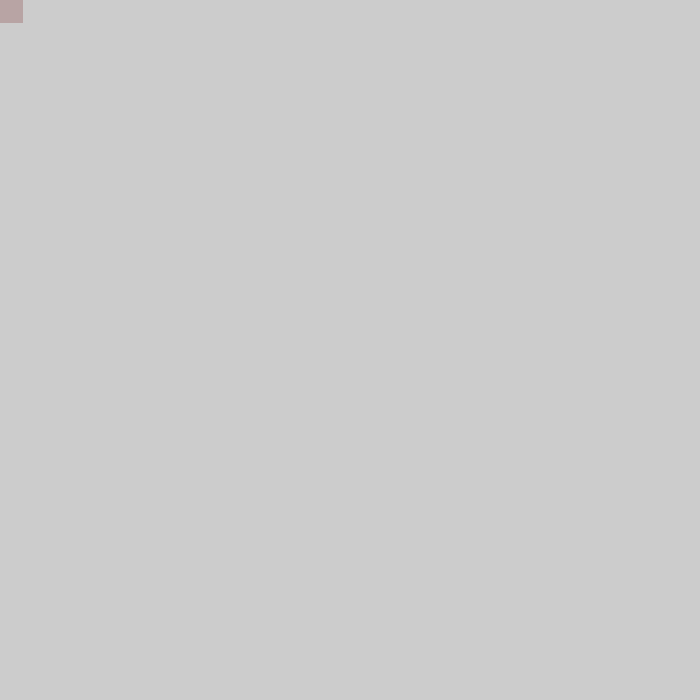
Frame 1 (no input)
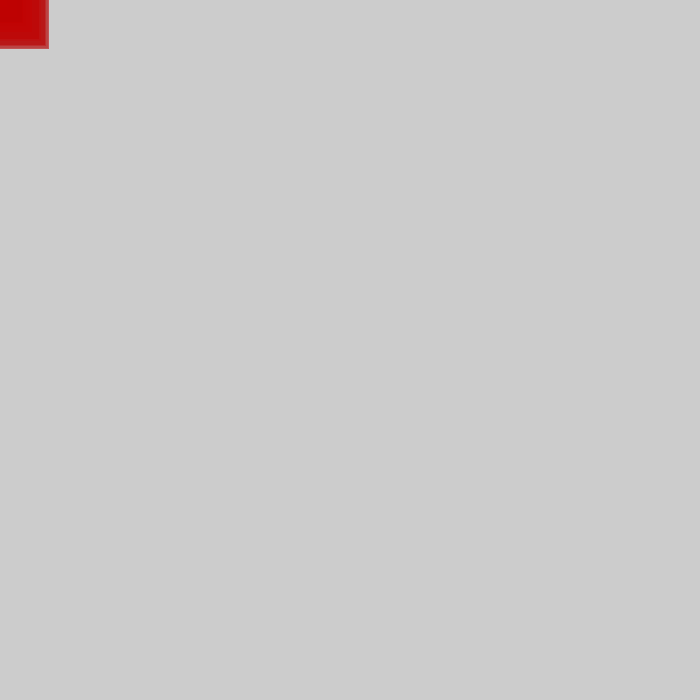
Frame 60 (the mouse pressed at the canvas centre just before this capture)
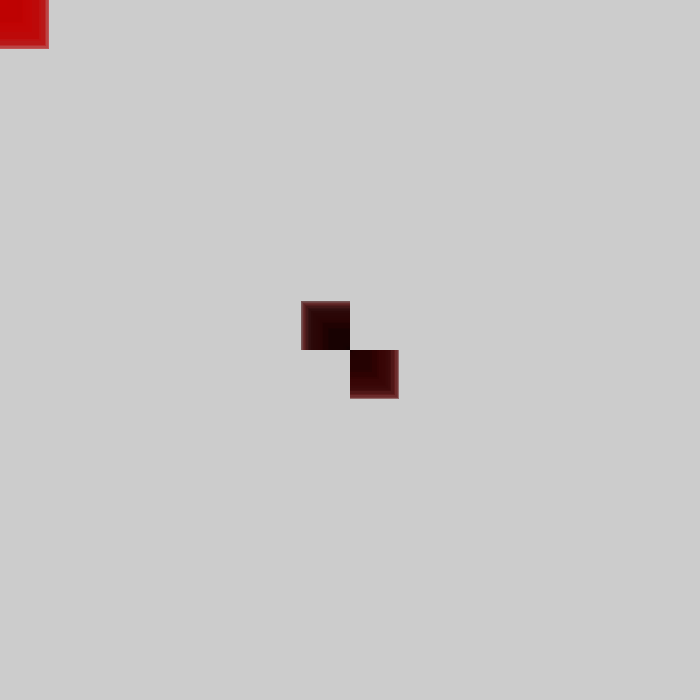
Frame 120 (the mouse held since frame 60 and released just before this capture)

The Processing sketch that drew these frames (run headless with seeded random() and noise(); from frame 60 on, the mouse is pressed at the canvas centre):

// Processing sketch: processing_187353
// ── processing_187353.pde

int rojo = 255;
int tiempo = 0;
int diametro = 50;

void setup() {
size(700, 700);
}

void draw() {
tiempo = tiempo + 1;
rojo = int(100 * (1 + sin(tiempo * 14 * PI / frameRate / 20)));
diametro = int(50 * (sin(tiempo * 50 * PI / frameRate / 5))); // Eliminado el "1 +" que va delante del "sin" hace que el cuadrado salga una vez arriba y otra debajo del mouse.

noStroke();
fill(rojo, 0, 0, 50);
rect(mouseX, mouseY, diametro, diametro);
}
